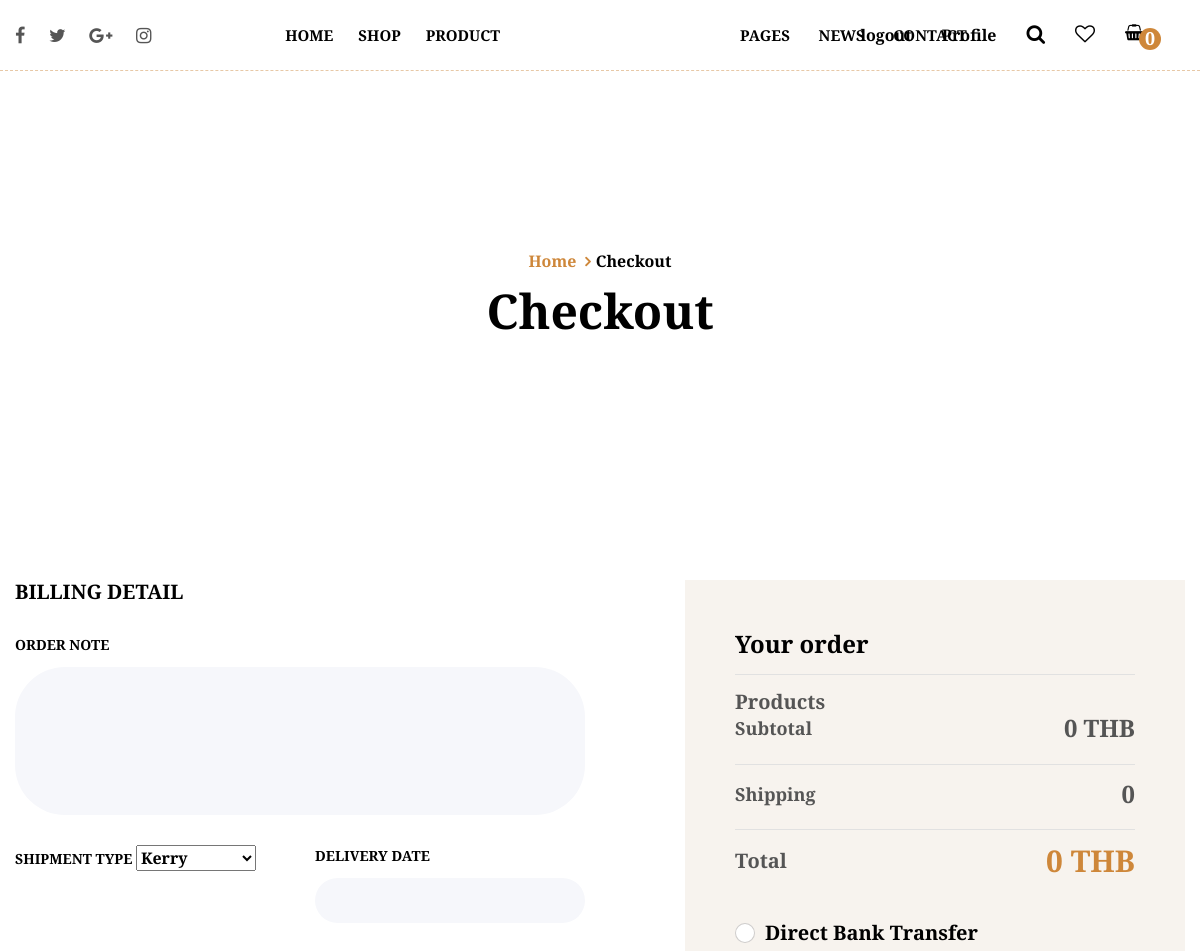
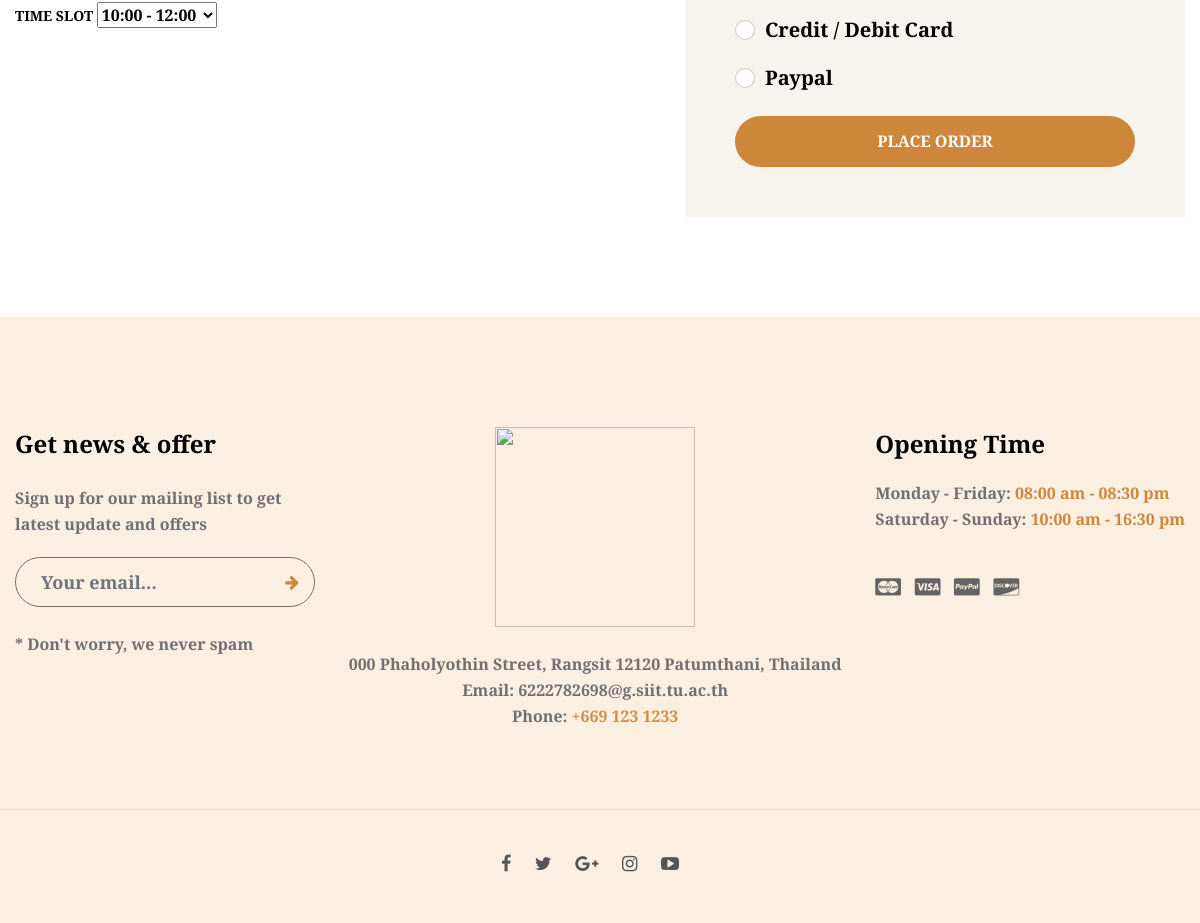
Page /checkout.php (signed in) on the committed database (2 pictures, top to bottom).
### tables this page shows
CREATE TABLE `paymenttype` (
  `paymenttypeid` int(11) NOT NULL,
  `paymenttype` varchar(100) NOT NULL
);

### checkout.php (the view, shortened to what this page needs)
<?php
include("server.php");
?>
<!DOCTYPE html>
<html lang="en">
<head>
    <link rel="stylesheet" href="plugins/font-awesome/css/font-awesome.min.css">
    <link rel="stylesheet" href="plugins/bootstrap4/css/bootstrap.min.css">
    <link rel="stylesheet" href="plugins/owl-carousel/assets/owl.carousel.css">
    <link rel="stylesheet" href="plugins/slick/slick/slick.css">
    <link rel="stylesheet" href="plugins/lightGallery-master/dist/css/lightgallery.min.css">
    <link rel="stylesheet" href="plugins/jquery-bar-rating/dist/themes/fontawesome-stars.css">
    <link rel="stylesheet" href="plugins/jquery-ui/jquery-ui.min.css">
    <link rel="stylesheet" href="plugins/select2/dist/css/select2.min.css">
    <link rel="stylesheet" href="plugins/chikery-icon/style.css">
    <link rel="stylesheet" href="css/style.css">
  </head>
  <body>
    <header class="header header--default header--home-4 line" data-sticky="true">
      <div class="header__left">
        <ul class="ps-list--social">
          <li><a href="#"><i class="fa fa-facebook"></i></a></li>
          <li><a href="#"><i class="fa fa-twitter"></i></a></li>
          <li><a href="#"><i class="fa fa-google-plus"></i></a></li>
          <li><a href="#"><i class="fa fa-instagram"></i></a></li>
        </ul>
      </div>
      <div class="header__center">
        <nav class="header__navigation left">
          <ul class="menu">
            <li class="menu-item-has-children"><a href="home.php">Home</a><span class="sub-toggle"><i class="fa fa-angle-down"></i></span>
            <li class="menu-item-has-children"><a href="shop-page-1.php">Shop</a><span class="sub-toggle"><i class="fa fa-angle-down"></i></span>
                <li class="menu-item-has-children"><a href="product-background.php">Product</a><span class="sub-toggle"><i class="fa fa-angle-down"></i></span>
                </li>
              </ul>
        </nav>
        <div class="header__logo"><a class="ps-logo" href="home.php"><img src="img/logo1.PNG" alt=""></a></div>
        <nav class="header__navigation right">
          <ul class="menu">
            <li class="menu-item-has-children"><a href="about-us.php">Pages</a><span class="sub-toggle"><i class="fa fa-angle-down"></i></span>
            </li>
            <li class="menu-item-has-children"><a href="blog-list.php">News</a><span class="sub-toggle"><i class="fa fa-angle-down"></i></span>
            </li>
            <li class="current-menu-item "><a href="contact-us.php">Contact</a>
            </li>
          </ul>
        </nav>
      </div>
      <?php
      $userid = $_SESSION['userid'];
      ?>
       <?php
        $count = 0;
        ?>
      <div class="header__right">
        <div class="header__actions"><a method = 'post' input type = 'submit ' value="logout" href="logout.php">  logout </a><a href="user_customeredit.php?userid=<?php echo $userid;?>">Profile</a><a class="ps-search-btn" href="#"><i class="fa fa-search"></i></a><a href="#"><i class="fa fa-heart-o"></i></a>
          <div class="ps-cart--mini"><a class="ps-cart__toggle" href="#"><i class="fa fa-shopping-basket"></i><span><i><?php echo $count;?></i></span></a>
          </div>
        </div>
      </div>
    </header>
    <div class="ps-page--about">
      <div class="ps-hero bg--cover" data-background="img/hero/shop-hero.png">
        <div class="ps-hero__container">
          <div class="ps-breadcrumb">
            <ul class="breadcrumb">
              <li><a href="home.php">Home</a></li>
              <li>Checkout</li>
            </ul>
          </div>
          <h1 class="ps-hero__heading">Checkout</h1>
        </div>
      </div>
      <div class="container">
        <div class="ps-checkout">
          <div class="ps-checkout__left">
          <form class="ps-form--checkout" action="checkout_temp.php" method="post">
              <h4>Billing Detail</h4>
              <div class="form-group">
                <label>Order Note</label>
                <textarea class="form-control" rows="4" placeholder="" name = "ordernote" id = "ordernote"></textarea>
              </div>
              <?php
              $q15 = "SELECT * FROM shipmenttype";
              $result15 = mysqli_query($con,$q15);
              ?>
              <div class="row">
                <div class="col-xl-6 col-lg-6 col-md-6 col-sm-12 col-12 ">
                  <div class="form-group">
                    <label>Shipment Type</label>
                    <select class="ps-select" name= "shipmentid">
                      <?php
                    while ($row = $result15->fetch_assoc()) {
                      ?>
                      <option value= <?php echo $row['shipmenttypeid']?> > <?php echo $row['shipmenttype'] ?></option>
                      <?php
                    }
                    ?>
                    </select>
                  </div>
                </div>
                <div class="col-xl-6 col-lg-6 col-md-6 col-sm-12 col-12 ">
                  <div class="form-group">
                    <label>Delivery date</label>
                    <input class="form-control ps-datepicker" type="text" placeholder="" name = 'date1'>
                  </div>
                </div>
              </div>
              <div class="form-group">
                <label>Time Slot</label>
                <select class="ps-select" title="timeSlot" name = 'timeslot'>
                  <option value="1">10:00 - 12:00</option>
                </select>
              </div>
          </div>
          <div class="ps-checkout__right">
            <div class="ps-block--your-order">
              <div class="ps-block__header">
                <h3>Your order</h3>
              </div>
              <div class="ps-block__divider"></div>
              <div class="ps-block__detail">
                <h5>Products</h5>
              <?php
              $query2 = "SELECT SUM(price) as sum FROM product,cart WHERE userid = $userid AND product.productid = cart.productid";
              $result2 = mysqli_query($con,$query2);
              ?>
                <?php
                while ($row = $result2->fetch_assoc()) {
                  if (empty($row['sum'])){
                    $row['sum'] = 0;
                  }
                  ?>
                <p>Subtotal<strong><?php echo $row['sum']; ?> THB</strong></p>
                <div class="ps-block__divider"></div>
                <p>Shipping<span>0</span></p>
                <div class="ps-block__divider"></div>
                <p class="total">Total<strong ><?php echo $row['sum']; ?> THB</strong></p>
              </div>
              <?php
                }
                ?>
                <div class="ps-block__payment-methond">
            <?php
					$q9="SELECT * FROM paymenttype";
					$result9 = mysqli_query($con,$q9);
					   while($row = mysqli_fetch_array($result9)) { ?>
						    <div class="ps-radio">
                  <label for="<?php echo $row['paymenttypeid'] ?>"><?php  echo $row['paymenttype'] ?></label>
                </div>
                <?php
					   }
             ?>
</div>
              <div class="ps-block__footer">
                <button class="ps-btn ps-btn--fullwidth" ><a href = "checkout_temp.php" input type = "submit" name = "subl" > Place Order</a></button>
              </div>
            </div>
          </div>
        </div>
      </div>
    </div>
    <footer class="ps-footer">
      <div class="ps-footer__content">
        <div class="container">
          <div class="ps-footer__left">
            <form class="ps-form--footer-subscribe" action="#" method="get">
              <h3>Get news & offer</h3>
              <p>Sign up for our mailing list to get latest update and offers</p>
              <div class="form-group--inside">
                <input class="form-control" type="text" placeholder="Your email...">
                <button><i class="fa fa-arrow-right"></i></button>
              </div>
              <p>* Don't worry, we never spam</p>
            </form>
          </div>
          <div class="ps-footer__center">
            <div class="ps-site-info"><a class="ps-logo" href="home.php"><img src="img/logo1.PNG" width = "200" height = " 200" alt=""></a>
              <p>000 Phaholyothin Street, Rangsit 12120 Patumthani, Thailand</p>
              <p>Email:<a href = "mailto: 6222782698@g.siit.tu.ac.th">  6222782698@g.siit.tu.ac.th</a></p>
              <p>Phone:<span class="ps-hightlight"> +669 123 1233</span></p>
            </div>
          </div>
          <div class="ps-footer__right">
            <aside class="widget widget_footer">
              <h3 class="widget-title">Opening Time</h3>
              <p>Monday - Friday:  <span>08:00 am - 08:30 pm</span></p>
              <p>Saturday - Sunday:  <span>10:00 am - 16:30 pm</span></p>
              <ul class="ps-list--payment-method">
                <li><a href="#"><i class="fa fa-cc-mastercard"></i></a></li>
                <li><a href="#"><i class="fa fa-cc-visa"></i></a></li>
                <li><a href="#"><i class="fa fa-cc-paypal"></i></a></li>
                <li><a href="#"><i class="fa fa-cc-discover"></i></a></li>
              </ul>
            </aside>
          </div>
        </div>
      </div>
      <div class="ps-footer__bottom">
        <div class="container">
          <ul class="ps-list--social">
            <li><a href="#"><i class="fa fa-facebook"></i></a></li>
            <li><a href="#"><i class="fa fa-twitter"></i></a></li>
            <li><a href="#"><i class="fa fa-google-plus"></i></a></li>
            <li><a href="#"><i class="fa fa-instagram"></i></a></li>
            <li><a href="#"><i class="fa fa-youtube-play"></i></a></li>
          </ul>
        </div>
      </div>
    </footer>
  </body>
</html>

### rows in the picture
paymenttype: paymenttype "Direct Bank Transfer"
paymenttype: paymenttype "Credit / Debit Card"
paymenttype: paymenttype "Paypal"

### other values in the picture
$count "0"
$row['sum'] "0"
form field shipmentid "Kerry"
